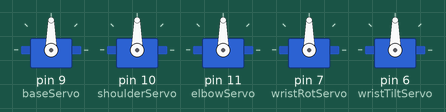
A sketch run on a simulated Arduino Uno, built with avr-gcc and run on an emulated ATmega328P. On the bench: 5 × servo.

Above: at 0.1 s.
At 2.15 s:
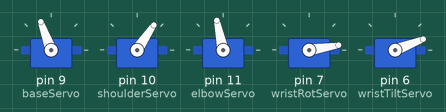
At 6.59 s:
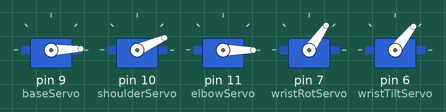
At 11.71 s:
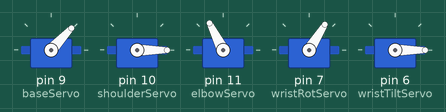
At 21.24 s:
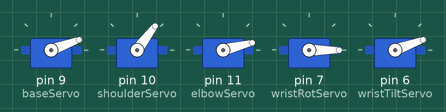
At 39.85 s:
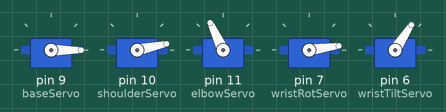
Timing chart, 0 to 40.0 s (numbered marks = the images above):
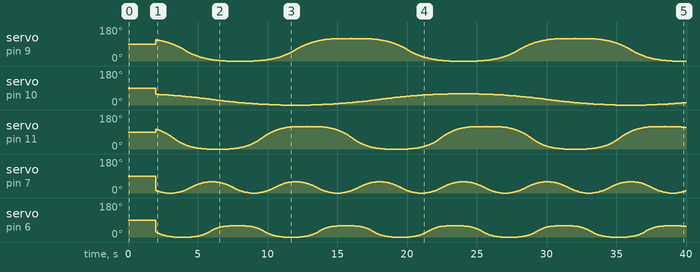

Measured:
- by itself, servo on pin 10 (shoulderServo): 90° → 56° at 2.0 s, → 55° 0.21 s later, → 54° 0.25 s later, → 53° 0.25 s later, … (188 changes in this stretch)

The sketch:

wave_motion.ino
```cpp
#include <Servo.h>
#include <Ramp.h>

// define all servo objects
Servo baseServo;
Servo shoulderServo;
Servo elbowServo;
Servo wristRotServo;
Servo wristTiltServo;

// interpolation setup
rampInt baseRamp;
rampInt shoulderRamp;
rampInt elbowRamp;
rampInt wristRotRamp;
rampInt wristTiltRamp;

// interpolation settings
const unsigned long waveCycleTime = 8000;
const unsigned long smallMotionTime = 3000;

void setup() {
  // attach all servos to their pins
  baseServo.attach(9);
  shoulderServo.attach(10);
  elbowServo.attach(11);
  wristRotServo.attach(7);
  wristTiltServo.attach(6);

  // set position
  baseServo.write(90);
  shoulderServo.write(90);
  elbowServo.write(90);
  wristRotServo.write(90);
  wristTiltServo.write(90);

  // base - main rotation
  baseRamp.go(120, waveCycleTime, CUBIC_INOUT, BACKANDFORTH);
  baseRamp.setGrain(10);

  // shoulder - big up/down motion
  shoulderRamp.go(60, waveCycleTime*1.5, QUADRATIC_INOUT, BACKANDFORTH);
  shoulderRamp.setGrain(10);

  // elbow - complementary motion
  elbowRamp.go(120, waveCycleTime*0.8, CUBIC_INOUT, BACKANDFORTH);
  elbowRamp.setGrain(10);

  // wrist rotation - side to side
  wristRotRamp.go(60, smallMotionTime, QUADRATIC_INOUT, BACKANDFORTH);
  wristRotRamp.setGrain(10);

  // wrist flexion - up/down
  wristTiltRamp.go(60, smallMotionTime*1.3, CUBIC_INOUT, BACKANDFORTH);
  wristTiltRamp.setGrain(10);

  delay(2000);
}

void loop() {
  // update all ramps
  baseRamp.update();
  shoulderRamp.update();
  elbowRamp.update();
  wristRotRamp.update();
  wristTiltRamp.update();

  // apply interpolation
  baseServo.write(baseRamp.getValue());
  shoulderServo.write(shoulderRamp.getValue());
  elbowServo.write(elbowRamp.getValue());
  wristRotServo.write(wristRotRamp.getValue());
  wristTiltServo.write(wristTiltRamp.getValue());

  delay(15); // delay
}
```
